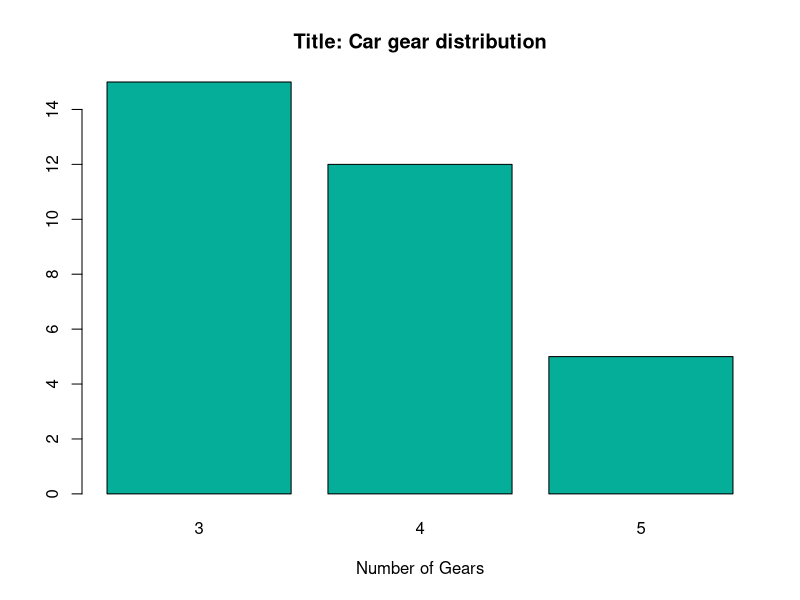

Reproduce this figure in R.
mycars <- within(mtcars, {
  vs <- factor(vs, labels = c("V", "S"))
  am <- factor(am, labels = c("automatic", "manual"))
  cyl <- ordered(cyl)
  gear <- ordered(gear)
  carb <- ordered(carb)
})

gears <- table(mycars$gear)

barplot(gears, main = "Title: Car gear distribution", xlab = "Number of Gears", col = "#05ae99")
am <- table(
  mycars$am
)
print(am)
